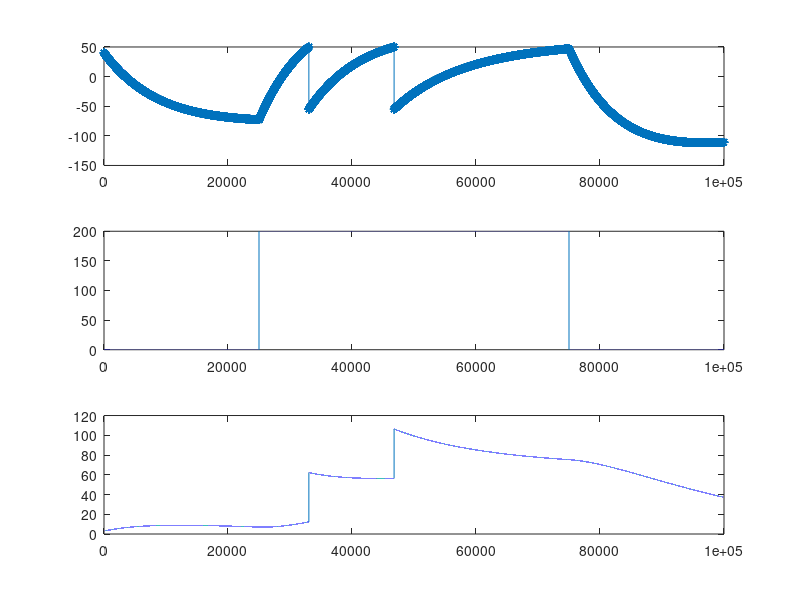

Write MATLAB code to recreate this figure.
tic

% Parameters
t_k = 400; % time constant for adaptation current, indexing over k neurons
a_k = 0.5; % adaptation coupling
b_k = 5000; % adaptation gain
u_rest = -70; % resting potential
t_m = 80; % time point for spike
u_r = -55; % voltage reset
u_th= 50;
dt=0.01; %in seconds
spk_times=[];
counter=0;
u(1)=40;
w(1)=3;
I(1,1:25000)=0;
I(1,25000:75000)=200;
I(1,75000:100000)=0;

for t=2:100000
    u(t)= u(t-1) + dt*(-(u(t-1) - u_rest) - 1*w(t-1) + I(t-1))/t_m;
    if (u(t)>=u_th)
        u(t)=u_r;
        counter=counter+1;
        spk_times(counter+1)=t;
        w(t)= w(t-1) + dt*(a_k*(u(t-1) - u_rest) -w(t-1) + b_k*t_k)/t_k;
    else
        %w(t)= w(t-1) + dt*(a_k*(u(t-1) - u_rest) -w(t-1) + b_k*t_k*length(spk_times))/t_k;
        w(t)= w(t-1) + dt*(a_k*(u(t-1) - u_rest) -w(t-1))/t_k;
    end
end
figure
subplot(3,1,1);
plot(u,'-*')
subplot(3,1,2);
plot(I)
subplot(3,1,3);
plot(w)

toc